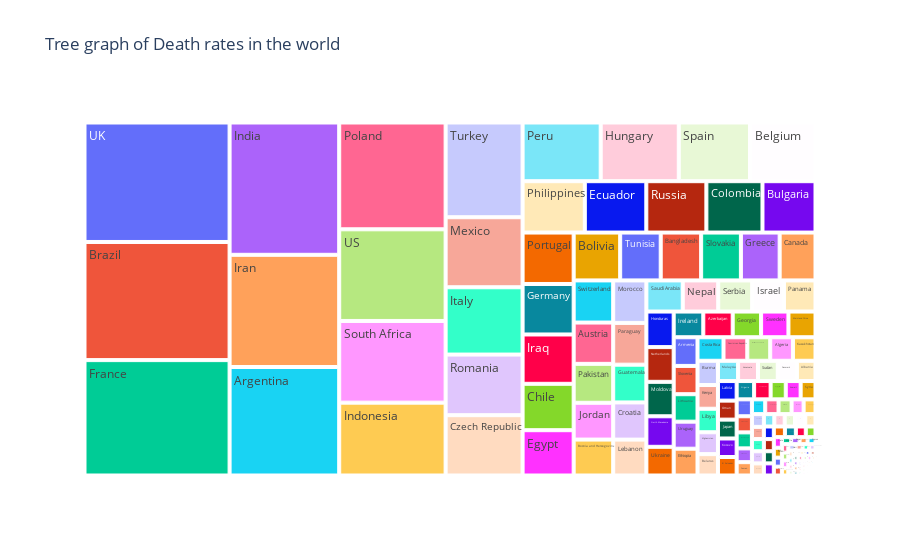

Notebook source saved alongside this figure:
### Markdown cell above
# Visualizations

### Code cell
# visualize the data
import plotly.express as px
import numpy as np
fig = px.treemap(df, path=['Country'], values='Deaths',
                  #color='Confirmed', 
                 hover_data=['Recovered',"Confirmed"],
                 title = "Tree graph of Death rates in the world"
                )
fig.show()

### Figure 1 — Plotly figure (JSON) as saved in the notebook; plotly's stock layout.template omitted (floating-point values rounded to 4 significant figures; data arrays with more than 128 entries replaced by an {"elided": "..."} marker saying what was removed)
{"data": [{"branchvalues": "total", "customdata": {"elided": "204x2 int values"}, "domain": {"x": [0, 1], "y": [0, 1]}, "hovertemplate": "labels=%{label}<br>Deaths=%{value}<br>parent=%{parent}<br>id=%{id}<br>Recovered=%{customdata[0]}<br>Confirmed=%{customdata[1]}<extra></extra>", "ids": {"elided": "204 str values"}, "labels": {"elided": "204 str values"}, "name": "", "parents": {"elided": "204 str values"}, "type": "treemap", "values": {"elided": "204 int values"}}], "layout": {"legend": {"tracegroupgap": 0}, "title": {"text": "Tree graph of Death rates in the world"}}}
